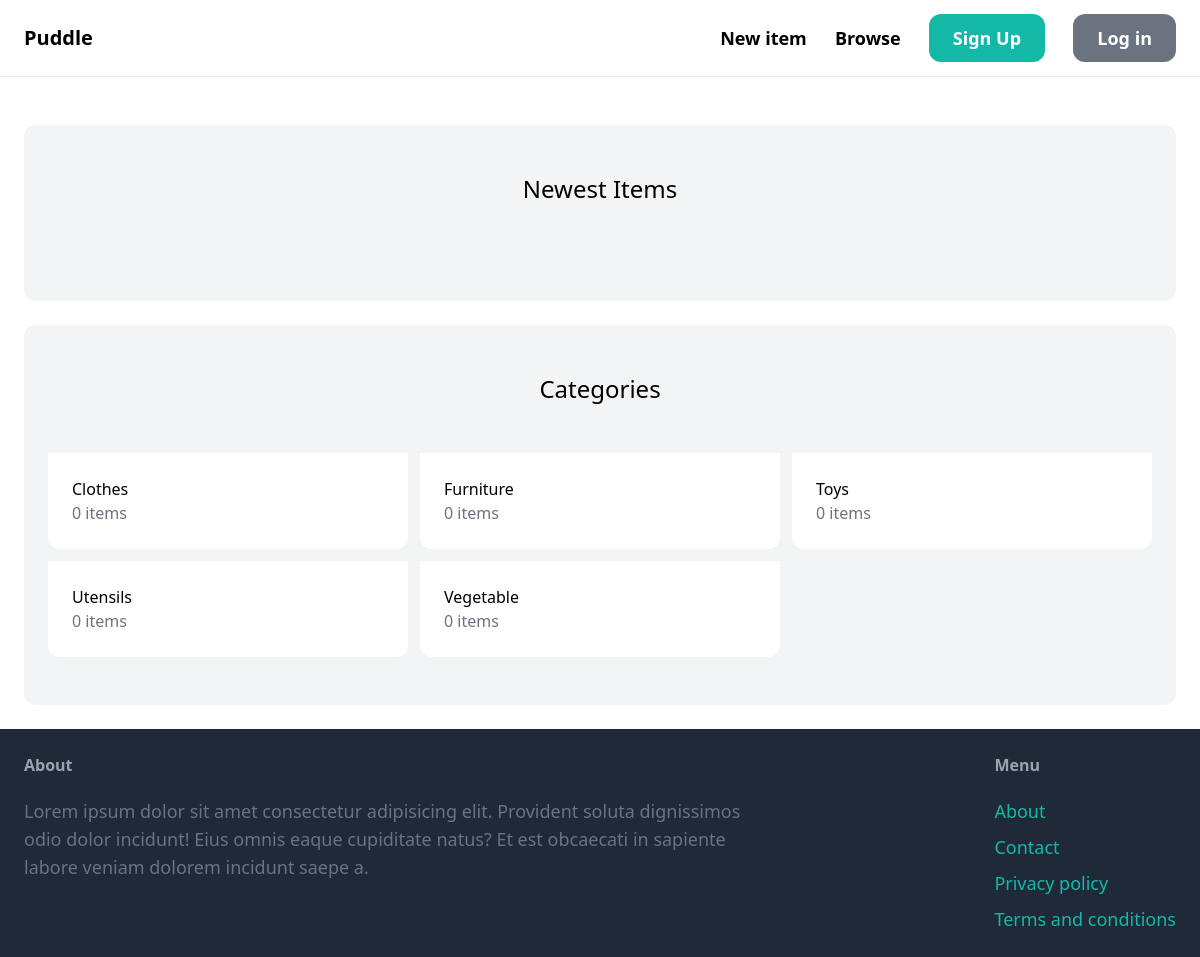
The app's page /, older data.
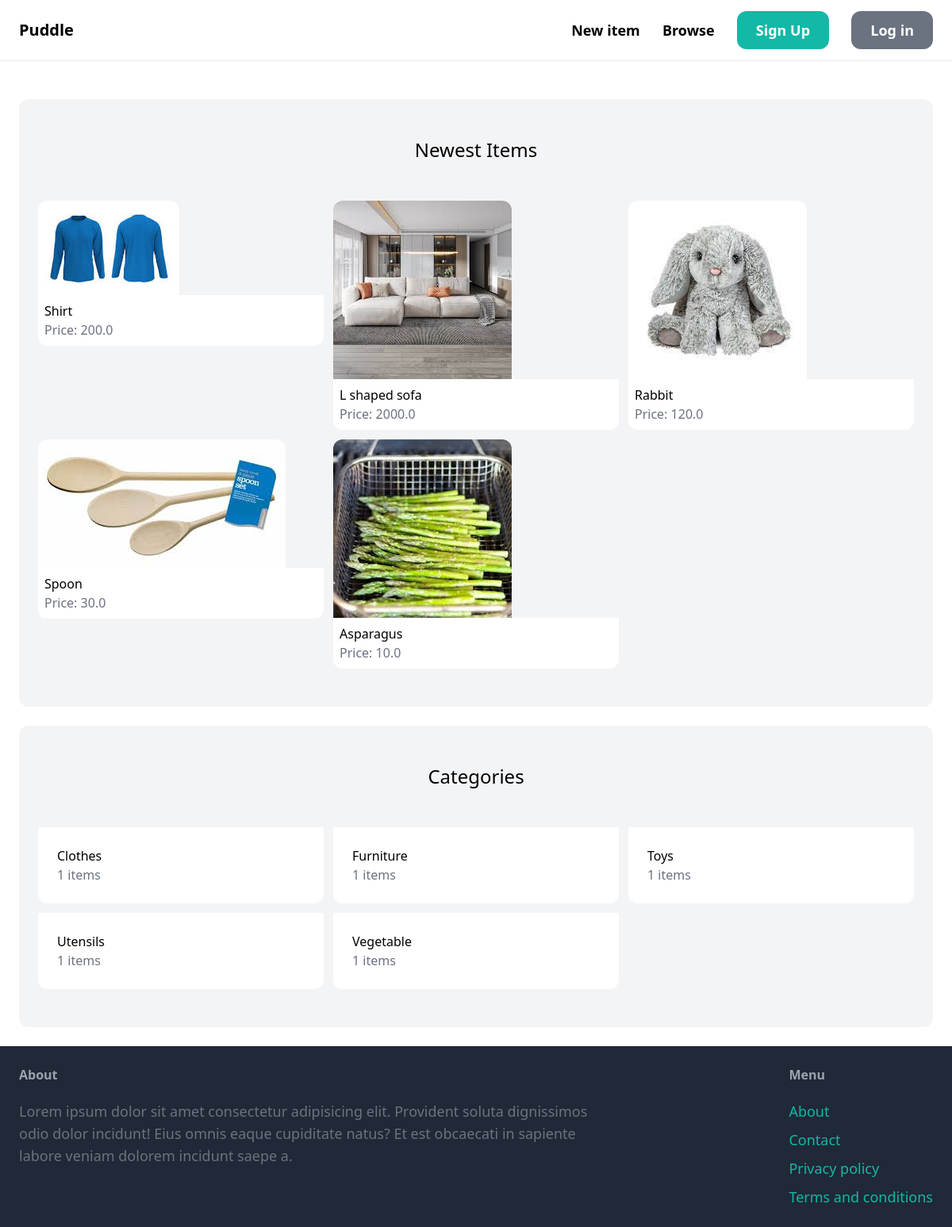
The same page, newer data.
### item/models.py (models this page shows, shortened)
class Category(models.Model):
    name = models.CharField(max_length=250)
    class Meta:
        ordering = ('name',)
        verbose_name_plural = 'Categories'

class Items(models.Model):
    category = models.ForeignKey(Category, related_name='items', on_delete=models.CASCADE)
    name = models.CharField(max_length=255)
    description = models.TextField(blank=True, null=True)
    price = models.FloatField()
    image = models.ImageField(upload_to='item_images', blank=True, null=True)
    is_sold = models.BooleanField(default=False)
    created_by = models.ForeignKey(User, related_name='items', on_delete=models.CASCADE)
    created_at = models.DateTimeField(auto_now_add=True)
    class Meta:
        verbose_name_plural = 'Items'

### core/views.py (the view)
# urls.py: path('',views.index,name='index'),
def index(request):
    items = Items.objects.filter(is_sold=False)
    categories = Category.objects.all()
    context = {'items':items, 'categories':categories}
    return render(request, 'core/index.html', context)

### core/templates/core/index.html (shortened to what this page needs)
{% extends 'core/base.html' %}
{% block content %}
 <div class="mt-6 px-6 py-12 bg-gray-100 rounded-xl">
  <h2 class="mb-12 text-2xl text-center">Newest Items</h2>
    <div class="grid grid-cols-3 gap-3">
      {% for item in items %}
      <div>
            <a href="{% url 'item:detail' item.id %}">
              <div>
                <img src="{{ item.image.url }}" class="rounded-t-xl">
              </div>
              <div class="p-2 bg-white rounded-b-xl">
                  <h2 class="text-1xl">{{ item.name }}</h2>
                  <p class="text-gray-500">Price: {{item.price}}</p>
              </div>
            </a>
        </div>
      {% endfor %}
    </div>
 </div>
 <div class="mt-6 px-6 py-12 bg-gray-100 rounded-xl">
  <h2 class="mb-12 text-2xl text-center">Categories</h2>
    <div class="grid grid-cols-3 gap-3">
      {% for category in categories %}
        <div>
            <a href="#">
              <div class="p-6 bg-white rounded-b-xl">
                  <h2 class="text-1xl">{{ category.name }}</h2>
                  <p class="text-gray-500">{{category.items.count}} items</p>
              </div>
            </a>
        </div>
      {% endfor %}
    </div>
 </div>
{% endblock %}

### core/templates/core/base.html (shortened to what this page needs)
<!DOCTYPE html>
<html lang="en">
<head>
  <script src="https://cdn.tailwindcss.com"></script>
</head>
<body>
  <nav class="py-6 px-6 flex justify-between items-center border-b border-gray-200">
    <a href="/" class="text-xl font-semibold">Puddle</a>
    <div class="space-x-6">
      <a href="#" class="text-lg font-semibold hover:text-gray-500">New item</a>
      <a href="#" class="text-lg font-semibold hover:text-gray-500">Browse</a>
      <a href="{% url 'core:signup' %}" class="px-6 py-3 text-lg font-semibold bg-teal-500 text-white rounded-xl hover:bg-teal-700">Sign Up</a>
      <a href="#" class="px-6 py-3 text-lg font-semibold bg-gray-500 text-white rounded-xl hover:bg-gray-700">Log in</a>
    </div>
  </nav>
  <div class="px-6 py-6">
    {% block content %}
  {% endblock %}
</div>
<footer class="py-6 px-6 flex justify-between bg-gray-800">
  <div class="w-2/3 pr-10">
    <h3 class="mb-5 font-semibold text-gray-400">About</h3>
    <p class="text-lg text-gray-500">Lorem ipsum dolor sit amet consectetur adipisicing elit. Provident soluta dignissimos odio dolor incidunt! Eius omnis eaque cupiditate natus? Et est obcaecati in sapiente labore veniam dolorem incidunt saepe a.</p>
  </div>
  <div class="w1/3">
    <h3 class="mb-5 font-semibold text-gray-400">Menu</h3>
    <ul class="space-y-2">
      <li><a href="#" class="text-lg text-teal-500 hover:text-teal-700">About</a></li>
      <li><a href="{% url 'core:contact' %}" class="text-lg text-teal-500 hover:text-teal-700">Contact</a></li>
      <li><a href="#" class="text-lg text-teal-500 hover:text-teal-700">Privacy policy</a></li>
      <li><a href="#" class="text-lg text-teal-500 hover:text-teal-700">Terms and conditions</a></li>
    </ul>
  </div>
</footer>
</body>
</html>

Row changes from the older to the newer data that the page shows:
added Items: image (picture), name "Shirt", price "200.0"
added Items: image (picture), name "L shaped sofa", price "2000.0"
added Items: image (picture), name "Rabbit", price "120.0"
added Items: image (picture), name "Spoon", price "30.0"
added Items: image (picture), name "Asparagus", price "10.0"
computed for Category "Clothes": items.count "0" → "1"
computed for Category "Furniture": items.count "0" → "1"
computed for Category "Toys": items.count "0" → "1"
computed for Category "Utensils": items.count "0" → "1"
computed for Category "Vegetable": items.count "0" → "1"
